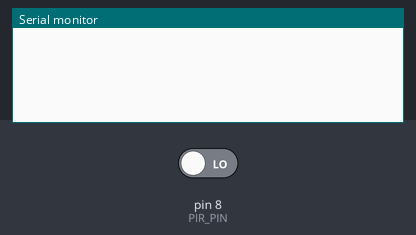
Recording of a sketch running on a simulated Arduino Uno, built with avr-gcc and run on an emulated ATmega328P. Parts: the last lines printed to the serial monitor. Inputs (shaded band) come from the test bench; at power-on: pin 8 (PIR_PIN) LOW.

Above: at 1.2 s.
1.3 s: pin 8 (PIR_PIN) driven HIGH
At 2.3 s:
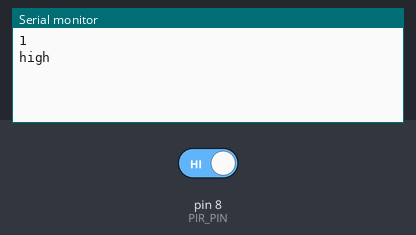
2.8 s: pin 8 (PIR_PIN) driven LOW
At 3.4 s:
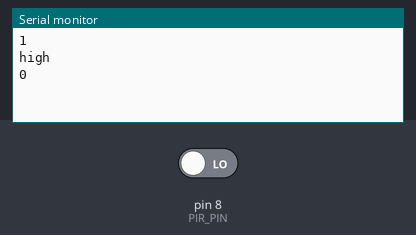

Measured:
- after the input at 1.3 s, the serial monitor: prints a new line at once (image 1)
- after the input at 2.8 s, the serial monitor: prints a new line at once (image 2)

The sketch:

hello-pir.ino
```cpp
int PIR_PIN     = 8;
int lastState   = LOW;

void setup() {
  Serial.begin(9600);
  pinMode(PIR_PIN, INPUT);
}

void loop() {
  int value = digitalRead(PIR_PIN);
  if(lastState != value) {
    Serial.println(value);
  }
  if(value == HIGH && lastState != value) {
    Serial.println("high");
  }

  lastState = value;
  delay(100);
}
```
